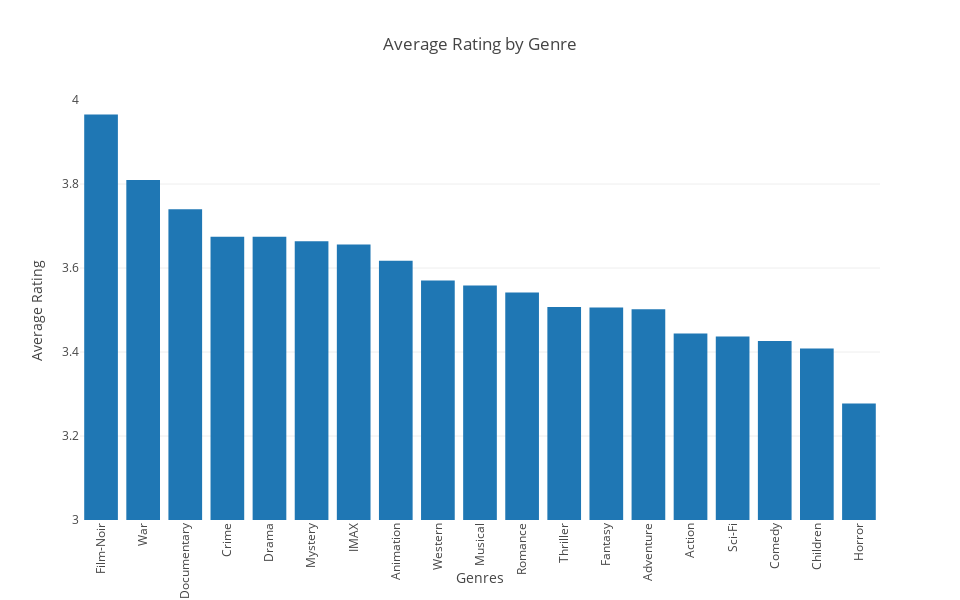

This figure's notebook cell:
### Code cell
data = [
    go.Bar(
        x=avg_genre_rating.index.values,
        y=avg_genre_rating
    )
]

layout = go.Layout(
    title='Average Rating by Genre',
    yaxis={'title': 'Average Rating', 'range': [3,4]},
    xaxis={'title': 'Genres', 'tickangle': -90},
    autosize=False,
    width=960,
    height=600,
    hovermode='closest'
)

fig = go.Figure(data=data, layout=layout)
plot(fig, filename='avg-genre-ratings')

### Figure 1 — Plotly figure (JSON) as saved in the notebook; plotly's stock layout.template omitted (floating-point values rounded to 4 significant figures)
{"data": [{"type": "bar", "x": ["Film-Noir", "War", "Documentary", "Crime", "Drama", "Mystery", "IMAX", "Animation", "Western", "Musical", "Romance", "Thriller", "Fantasy", "Adventure", "Action", "Sci-Fi", "Comedy", "Children", "Horror"], "y": [3.965, 3.81, 3.74, 3.675, 3.674, 3.664, 3.656, 3.617, 3.57, 3.558, 3.542, 3.507, 3.506, 3.502, 3.444, 3.437, 3.426, 3.408, 3.277]}], "layout": {"autosize": false, "height": 600, "hovermode": "closest", "title": "Average Rating by Genre", "width": 960, "xaxis": {"tickangle": -90, "title": "Genres"}, "yaxis": {"range": [3, 4], "title": "Average Rating"}}}
